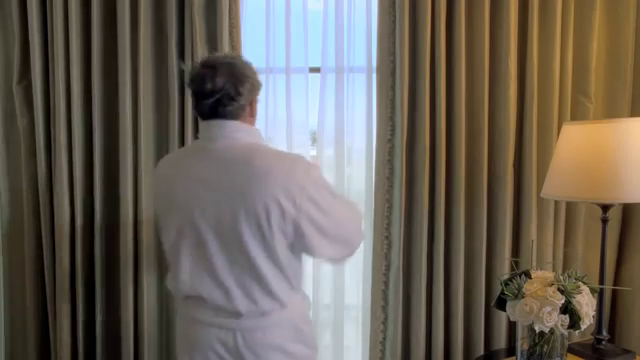
#> input picture frame 21 of linkedlist/sample.mp4, 640 x 360 px, given in place of the camera
$ python dense_opticalflow.py
#> lines starting #> are read from the running program, lines starting #| are printed output that depends on the picture
import numpy as np
import cv2


def capDenseOF(fileDir):
#> called with fileDir = '../data/videos/100$$uqe na faz neh.mp4'
   cap = cv2.VideoCapture()

   ret, frame1 = cap.read()
#> frame1 is the input picture: shape (360, 640, 3); mean B, G, R 88.3, 98.3, 105.8
   ret, frame2 = cap.read()
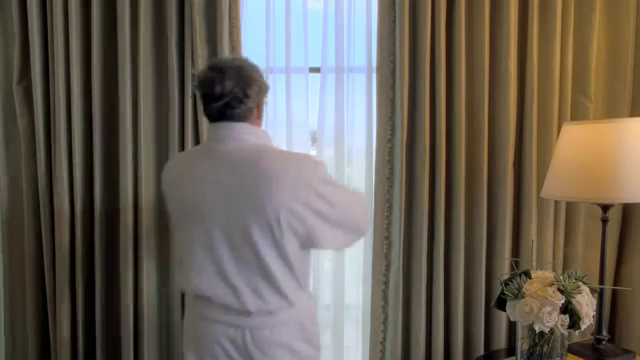
#> input picture frame 22 of linkedlist/sample.mp4, 640 x 360 px, given in place of the camera
#> frame2 is the input picture: shape (360, 640, 3); mean B, G, R 86.7, 96.8, 104.5
   prvs = cv2.cvtColor(frame1,cv2.COLOR_BGR2GRAY)
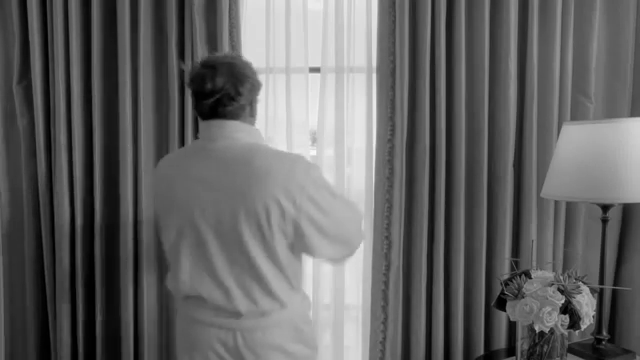
#> prvs: shape (360, 640); min 0, max 251, mean 99.4
   hsv = np.zeros_like(frame1)
   hsv[...,1] = 255

   height , width , layers =  frame1.shape
#> height = 360; width = 640; layers = 3

   video = cv2.VideoWriter('video', -1 , 30, (width,height), True)
   #video = cv2.VideoWriter('video.mp4', -1,1,(width,height))

   count = 0

   while(type(frame2) is np.ndarray):
      next = cv2.cvtColor(frame2,cv2.COLOR_BGR2GRAY)
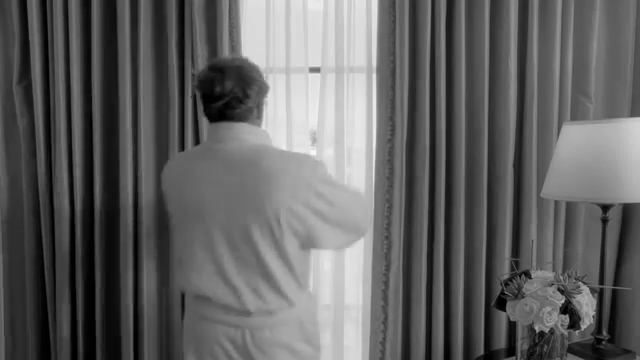
#> next: shape (360, 640); min 0, max 250, mean 97.9

#> (the run stopped early here; a loop or call above may not have finished)

$ run again, starting later in the video
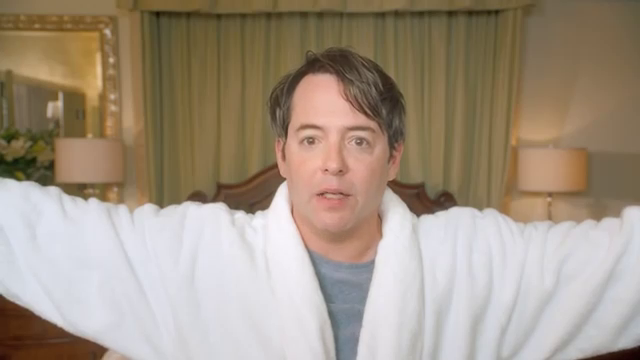
#> input picture frame 98 of linkedlist/sample.mp4, 640 x 360 px, given in place of the camera
#> in capDenseOF, frame1 is the input picture: shape (360, 640, 3); mean B, G, R 130.6, 147.6, 162.1
#> in capDenseOF, `prvs = cv2.cvtColor(frame1,cv2.COLOR_BGR2GRAY)`:
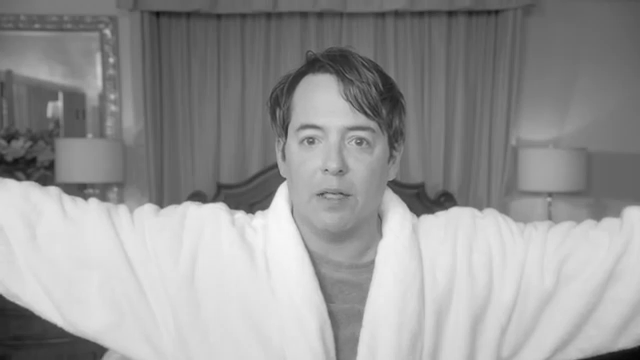
#> prvs: shape (360, 640); min 6, max 247, mean 150
